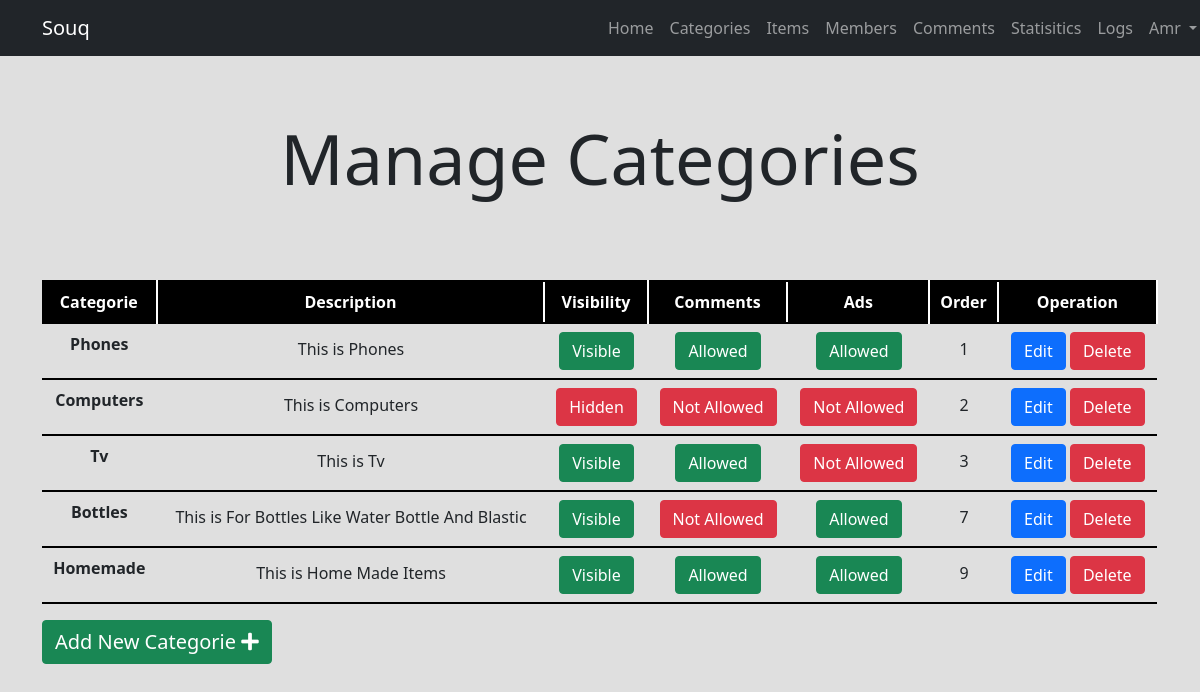
Screenshot of /admin/categories.php (signed in) with the database file from the repository.
### tables this page shows
CREATE TABLE `categories` (
  `ID` tinyint(4) NOT NULL,
  `NAME` varchar(255) NOT NULL,
  `DESCRIPTION` text NOT NULL,
  `ORDERING` int(11) DEFAULT NULL,
  `ALLOWCOMM` tinyint(4) NOT NULL DEFAULT 0,
  `ALLOWADS` int(11) NOT NULL DEFAULT 0,
  `VISIBILTY` tinyint(4) NOT NULL DEFAULT 1
);

### admin/categories.php (the view, shortened to what this page needs)
<?php
if (isset($_SESSION['username'])) {
    include("init.php");
    $do = isset($_GET['do']) ? $do = $_GET['do'] : 'Manage';
    if ($do == "Manage") {
?>
        <div class="container">
            <h1 class=" text-center manageheading">Manage Categories</h1>
            <table class="table tbl-cat text-center">
                <thead>
                    <tr>
                        <th scope="col">Categorie</th>
                        <th class="d-none d-md-block" scope="col">Description</th>
                        <th scope="col">Visibility</th>
                        <th class="d-none d-md-block" scope="col">Comments</th>
                        <th scope="col">Ads </th>
                        <th class="d-none d-md-block" scope="col">Order </th>
                        <th scope="col">Operation </th>
                    </tr>
                </thead>
                <tbody>
                    <?php
                    $stmt = $con->prepare("SELECT * FROM categories");
                    $stmt->execute();
                    $cats = $stmt->fetchAll();
                    foreach ($cats as $cat) { ?>
                        <tr>
                            <th> <?php echo $cat['NAME']; ?></th>
                            <td class="d-none d-md-block"> <?php echo $cat['DESCRIPTION']; ?></td>
                            <td> <?php
                                    if ($cat['VISIBILTY'] == 0) {
                                        echo "<div class =  'btn btn-danger' >Hidden</div>";
                                    } else {
                                        echo "<div class =  'btn btn-success' >Visible</div>";
                                    }
                                    ?></td>
                            <td class="d-none d-md-block">
                                <?php if ($cat['ALLOWCOMM'] == 0) {
                                    echo "<div class =  'btn btn-danger' >Not Allowed</div>";
                                } else {
                                    echo "<div class =  'btn btn-success' >Allowed</div>";
                                } ?></td>
                            <td>
                                <?php if ($cat['ALLOWADS'] == 0) {
                                    echo "<div class =  'btn btn-danger' >Not Allowed</div>";
                                } else {
                                    echo "<div class =  'btn btn-success' >Allowed</div>";
                                } ?></td>
                            <td class="d-none d-md-block">
                                <?php
                                if ($cat['ORDERING'] == 0) {
                                    $cat['ORDERING'] = $cat['ID'];
                                    echo $cat['ORDERING'];
                                }
                                ?></td>
                            <td> <a href="?do=Edit&catid=<?php echo $cat['ID']; ?>" class="btn btn-primary btn-bg"> Edit</a>
                                <a href="?do=Delete&catid=<?php echo $cat['ID']; ?>" class="btn btn-danger btn-bg close"> Delete</a>
                            </td>
                        </tr>
                    <?php }
                    ?>
                </tbody>
            </table>
            <div class="btn-add btn btn-success">
                <a class="addlink" href="?do=Add">Add New Categorie <i class="fas fa-plus"></i></a>
            </div>
        </div>
        <?php
    } else {
        header("Location:dashboard.php");
        exit;
    }
    include($tpl . "footer.php");
} else {
    include("index.php");
}

### admin/layout/css/backend.css (style rules this page uses)
body { background-color: rgb(223, 223, 223); min-height: 2000px; }
a, a:hover { text-decoration: none; color: #fff; }
.addlink, .addlink:hover { text-decoration: none; color: #fff; margin: auto; font-size: 20px; }
.table > :not(caption) > * > * { border-bottom: none; }
table thead tr { background-color: #000; color: #fff; }
table tr { border-bottom: 2px solid #000; }
table thead tr th { border-right: 2px solid #fff; }
table tr { border-top: 2px solid #000; }
.manageheading { margin: 60px 0 80px 0; font-size: 70px; }

### rows the page displays
categories: NAME "Phones", DESCRIPTION "This is Phones", VISIBILTY "Visible", ALLOWCOMM "Allowed", ALLOWADS "Allowed", ORDERING "1"
categories: NAME "Computers", DESCRIPTION "This is Computers", VISIBILTY "Hidden", ALLOWCOMM "Not Allowed", ALLOWADS "Not Allowed", ID "2"
categories: NAME "Tv", DESCRIPTION "This is Tv", VISIBILTY "Visible", ALLOWCOMM "Allowed", ALLOWADS "Not Allowed", ID "3"
categories: NAME "Bottles", DESCRIPTION "This is For Bottles Like Water Bottle And Blastic", VISIBILTY "Visible", ALLOWCOMM "Not Allowed", ALLOWADS "Allowed", ID "7"
categories: NAME "Homemade", DESCRIPTION "This is Home Made Items", VISIBILTY "Visible", ALLOWCOMM "Allowed", ALLOWADS "Allowed", ID "9"

### other values shown
lang("HOME") "Home"
lang("CATEGORIES") "Categories"
lang("ITEMS") "Items"
lang("MEMBERS") "Members"
lang("COMMENTS") "Comments"
lang("STATISTICS") "Statisitics"
lang("LOGS") "Logs"
